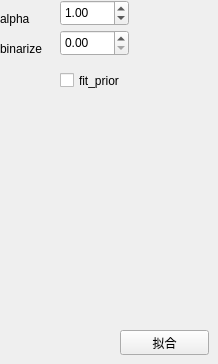
         <widget class="QWidget" name="page_41">
          <widget class="QPushButton" name="model_classifier_BernoulliNB">
           <property name="geometry">
            <rect>
             <x>120</x>
             <y>330</y>
             <width>89</width>
             <height>25</height>
            </rect>
           </property>
           <property name="text">
            <string>拟合</string>
           </property>
          </widget>
          <widget class="QLabel" name="label_31">
           <property name="geometry">
            <rect>
             <x>0</x>
             <y>10</y>
             <width>51</width>
             <height>17</height>
            </rect>
           </property>
           <property name="text">
            <string>alpha</string>
           </property>
          </widget>
          <widget class="QLabel" name="label_32">
           <property name="geometry">
            <rect>
             <x>0</x>
             <y>40</y>
             <width>67</width>
             <height>17</height>
            </rect>
           </property>
           <property name="text">
            <string>binarize</string>
           </property>
          </widget>
          <widget class="QCheckBox" name="checkBox_classifier_BernoulliNB_fit_prior">
           <property name="geometry">
            <rect>
             <x>60</x>
             <y>70</y>
             <width>92</width>
             <height>21</height>
            </rect>
           </property>
           <property name="text">
            <string>fit_prior</string>
           </property>
          </widget>
          <widget class="QDoubleSpinBox" name="doubleSpinBox_classifier_BernoulliNB_alpha">
           <property name="geometry">
            <rect>
             <x>60</x>
             <y>0</y>
             <width>69</width>
             <height>26</height>
            </rect>
           </property>
           <property name="maximum">
            <double>9999999999999.000000000000000</double>
           </property>
           <property name="singleStep">
            <double>0.100000000000000</double>
           </property>
           <property name="value">
            <double>1.000000000000000</double>
           </property>
          </widget>
          <widget class="QDoubleSpinBox" name="doubleSpinBox_classifier_BernoulliNB_binarize">
           <property name="geometry">
            <rect>
             <x>60</x>
             <y>30</y>
             <width>69</width>
             <height>26</height>
            </rect>
           </property>
           <property name="maximum">
            <double>9999999999.000000000000000</double>
           </property>
           <property name="singleStep">
            <double>0.100000000000000</double>
           </property>
          </widget>
         </widget>
